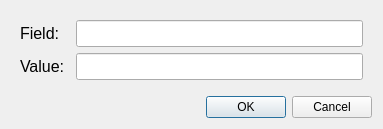
<?xml version="1.0" encoding="UTF-8"?>
<ui version="4.0">
 <class>ConfigDialog</class>
 <widget class="QDialog" name="ConfigDialog">
  <property name="geometry">
   <rect>
    <x>0</x>
    <y>0</y>
    <width>383</width>
    <height>129</height>
   </rect>
  </property>
  <property name="windowTitle">
   <string>Dialog</string>
  </property>
  <layout class="QVBoxLayout" name="verticalLayout_2">
   <item>
    <widget class="QFrame" name="frame">
     <property name="minimumSize">
      <size>
       <width>0</width>
       <height>0</height>
      </size>
     </property>
     <property name="font">
      <font>
       <pointsize>12</pointsize>
      </font>
     </property>
     <property name="frameShape">
      <enum>QFrame::NoFrame</enum>
     </property>
     <property name="frameShadow">
      <enum>QFrame::Raised</enum>
     </property>
     <layout class="QVBoxLayout" name="verticalLayout">
      <item>
       <layout class="QHBoxLayout" name="horizontalLayout">
        <property name="sizeConstraint">
         <enum>QLayout::SetDefaultConstraint</enum>
        </property>
        <item>
         <widget class="QLabel" name="label">
          <property name="minimumSize">
           <size>
            <width>50</width>
            <height>25</height>
           </size>
          </property>
          <property name="maximumSize">
           <size>
            <width>50</width>
            <height>16777215</height>
           </size>
          </property>
          <property name="text">
           <string>Field:</string>
          </property>
         </widget>
        </item>
        <item>
         <widget class="QLineEdit" name="config_field_lineEdit"/>
        </item>
       </layout>
      </item>
      <item>
       <layout class="QHBoxLayout" name="horizontalLayout_2">
        <item>
         <widget class="QLabel" name="label_2">
          <property name="minimumSize">
           <size>
            <width>50</width>
            <height>25</height>
           </size>
          </property>
          <property name="maximumSize">
           <size>
            <width>50</width>
            <height>16777215</height>
           </size>
          </property>
          <property name="text">
           <string>Value:</string>
          </property>
         </widget>
        </item>
        <item>
         <widget class="QLineEdit" name="config_value_lineEdit"/>
        </item>
       </layout>
      </item>
     </layout>
    </widget>
   </item>
   <item>
    <widget class="QDialogButtonBox" name="buttonBox">
     <property name="orientation">
      <enum>Qt::Horizontal</enum>
     </property>
     <property name="standardButtons">
      <set>QDialogButtonBox::Cancel|QDialogButtonBox::Ok</set>
     </property>
    </widget>
   </item>
  </layout>
 </widget>
 <resources/>
 <connections>
  <connection>
   <sender>buttonBox</sender>
   <signal>accepted()</signal>
   <receiver>ConfigDialog</receiver>
   <slot>accept()</slot>
   <hints>
    <hint type="sourcelabel">
     <x>248</x>
     <y>254</y>
    </hint>
    <hint type="destinationlabel">
     <x>157</x>
     <y>274</y>
    </hint>
   </hints>
  </connection>
  <connection>
   <sender>buttonBox</sender>
   <signal>rejected()</signal>
   <receiver>ConfigDialog</receiver>
   <slot>reject()</slot>
   <hints>
    <hint type="sourcelabel">
     <x>316</x>
     <y>260</y>
    </hint>
    <hint type="destinationlabel">
     <x>286</x>
     <y>274</y>
    </hint>
   </hints>
  </connection>
 </connections>
</ui>
